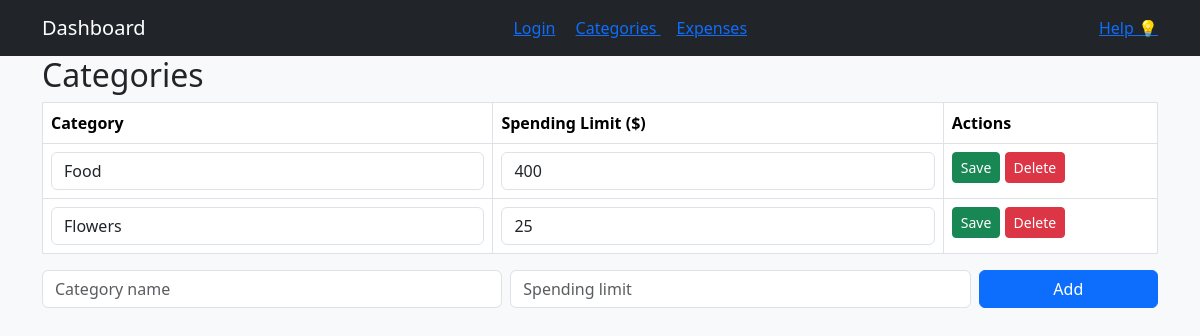
The app's page /categories (signed in), older data.
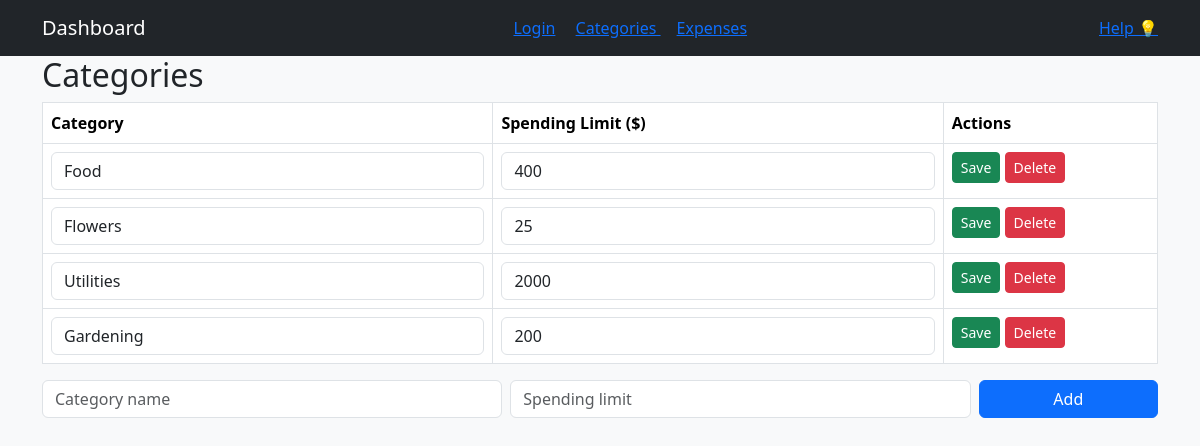
The same page, newer data.
### tables this page shows
CREATE TABLE category (id INTEGER PRIMARY KEY AUTOINCREMENT UNIQUE NOT NULL, name TEXT, spending_limit INTEGER, user_id INTEGER REFERENCES user (id));

### app.py (the view)
@app.route("/categories")
def view_categories():
    user = session.get("user")
    if not user:
        return redirect(url_for("login"))
    user_id = user[0]
    sql = "SELECT * FROM category WHERE user_id = ?"
    categories = query_db(sql, args=(user_id,))
    return render_template("categories.html", categories=categories)

### app.py (called while the page is built)
def get_db():
    db = getattr(g, '_database', None)
    if db is None:
        db = g._database = sqlite3.connect(DATABASE)
    return db

@app.teardown_appcontext
def close_connection(exception):
    db = getattr(g, '_database', None)
    if db is not None:
        db.close()

def query_db(query, args=(), one=False):
    cur = get_db().execute(query, args)
    rv = cur.fetchall()
    cur.close()
    return (rv[0] if rv else None) if one else rv

### templates/categories.html (shortened to what this page needs)
<!DOCTYPE html>
<html lang="en">
<head>
</head>
<body>
    {% extends "base.html" %}
    {% block content %}
    <h2> Categories</h2>
    <table class = "table table-bordered">
        <tr><th>Category</th><th>Spending Limit ($)</th><th>Actions</th></tr>
        {%for category in categories%}
            <tr>
                <form method = "POST" action = "{{url_for ('edit_category', id=category[0]) }}">
                    <td><input class = "form-control" name= "name" value = "{{category[1]}}"></td>
                    <td><input class = "form-control" name= "spending_limit" value = "{{category[2]}}"></td>
                    <td>
                        <button class="btn btn-success btn-sm"> Save</button>
                        <a href = "{{url_for ('delete_category', id=category[0])}}" class = "btn btn-danger btn-sm"> Delete</a>
                    </td>
                </form>
            </tr>
        {%endfor%}
    </table>
    <form method = "POST" action = "{{url_for ('add_category')}}" class = "row g-2 mb-3">
        <div class = "col-md-5"><input class = "form-control" name ="name" placeholder = "Category name" required></div>
        <div class = "col-md-5"><input class = "form-control" name = "spending_limit" placeholder = "Spending limit" required></div>
        <div class = "col-md-2"><button class = "btn btn-primary w-100">Add</button></div>
    </form>
    {%endblock%}

Row changes from the older to the newer data that the page shows:
added category: name "Utilities", spending_limit "2000"
added category: name "Gardening", spending_limit "200"
